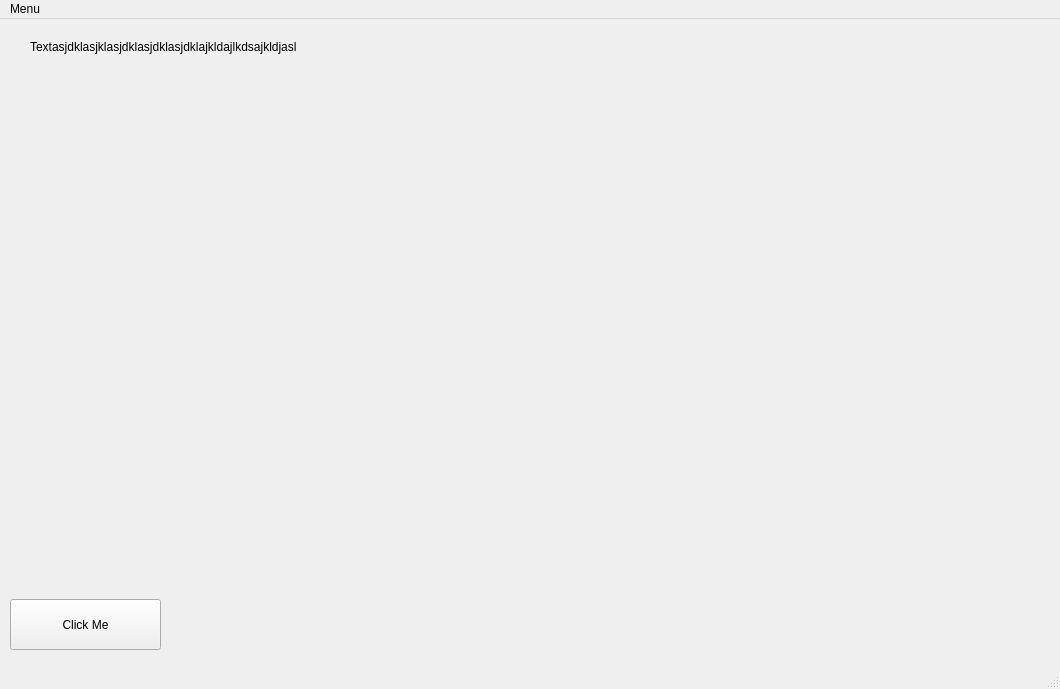
<?xml version="1.0" encoding="UTF-8"?>
<ui version="4.0">
 <class>MainWindow</class>
 <widget class="QMainWindow" name="MainWindow">
  <property name="geometry">
   <rect>
    <x>0</x>
    <y>0</y>
    <width>1060</width>
    <height>689</height>
   </rect>
  </property>
  <property name="windowTitle">
   <string>MainWindow</string>
  </property>
  <widget class="QWidget" name="centralwidget">
   <widget class="QPushButton" name="b1">
    <property name="geometry">
     <rect>
      <x>10</x>
      <y>580</y>
      <width>151</width>
      <height>51</height>
     </rect>
    </property>
    <property name="text">
     <string>Click Me</string>
    </property>
   </widget>
   <widget class="QLabel" name="label">
    <property name="geometry">
     <rect>
      <x>30</x>
      <y>20</y>
      <width>551</width>
      <height>16</height>
     </rect>
    </property>
    <property name="text">
     <string>Textasjdklasjklasjdklasjdklasjdklajkldajlkdsajkldjasl</string>
    </property>
   </widget>
  </widget>
  <widget class="QMenuBar" name="menubar">
   <property name="geometry">
    <rect>
     <x>0</x>
     <y>0</y>
     <width>1060</width>
     <height>21</height>
    </rect>
   </property>
   <widget class="QMenu" name="menuFiel">
    <property name="title">
     <string>Menu</string>
    </property>
   </widget>
   <addaction name="menuFiel"/>
  </widget>
  <widget class="QStatusBar" name="statusbar"/>
 </widget>
 <resources/>
 <connections/>
</ui>
